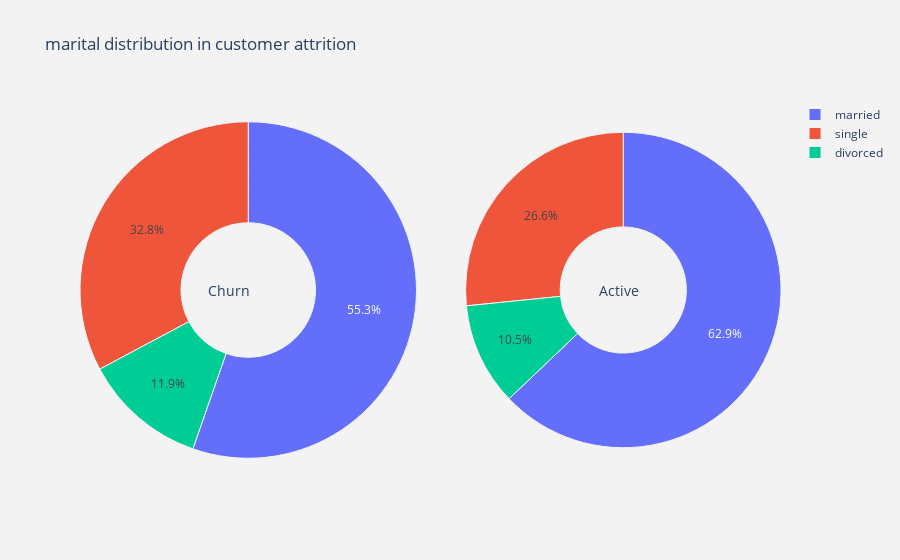
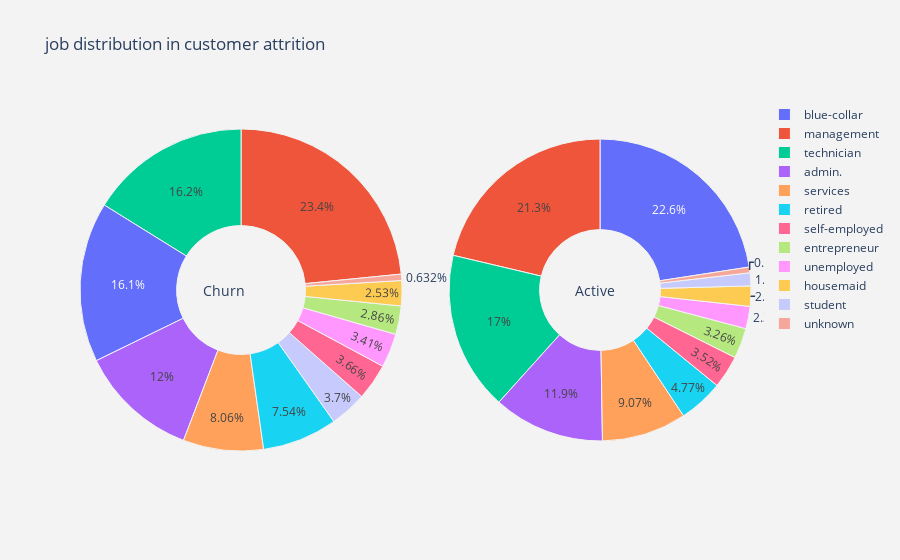
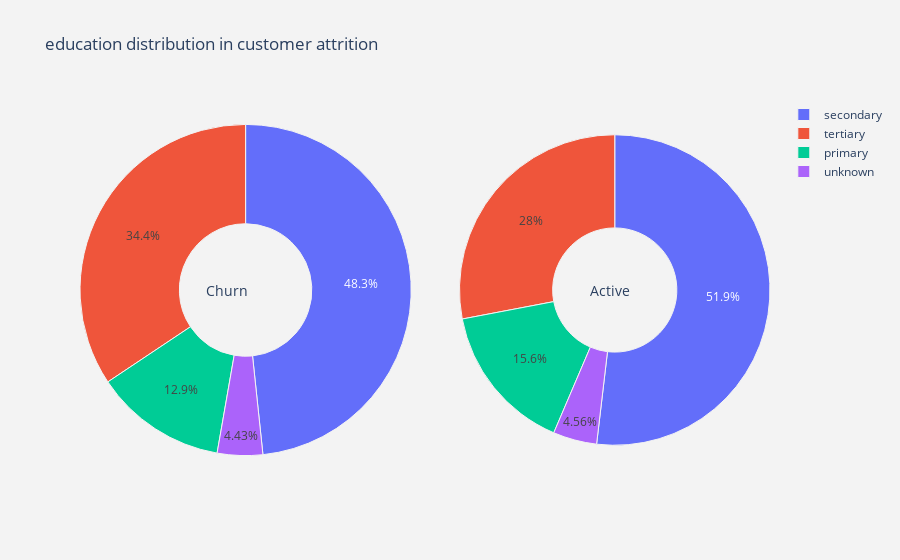
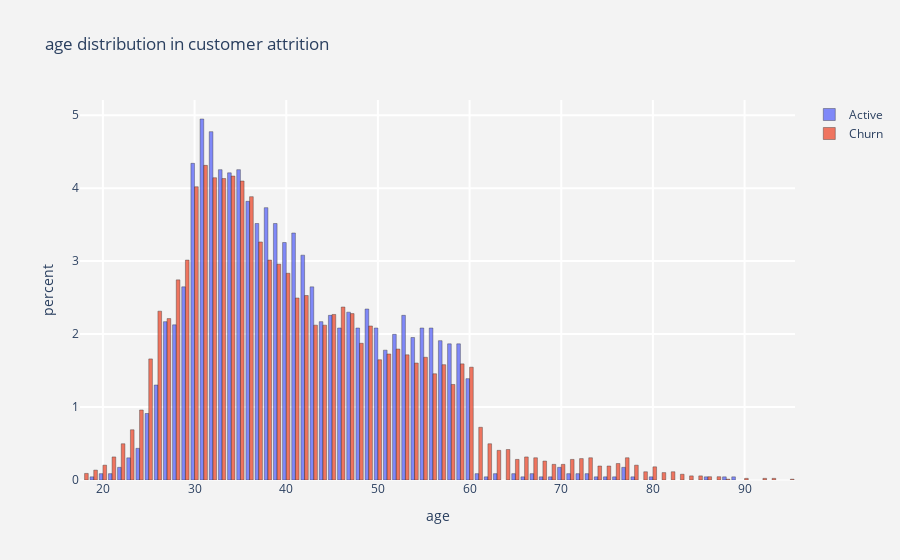

Notebook code for these charts, in order:
### Code cell
#assigning values to churn and active customers
mpl.style.use('ggplot')
churn     = df[df["churn"] == 1]
active = df[df["churn"] == 0]
 
def plot_pie(column) :
    
    chart1 = go.Pie(values  = churn[column].value_counts().values.tolist(),
                    labels  = churn[column].value_counts().keys().tolist(),
                    domain  = dict(x = [0,.48]),
                    name    = "Churn",
                    marker  = dict(line = dict(width = 1,
                                               color = "rgb(243,243,243)")
                                  ),
                    hole    = .4
                   )
    chart2 = go.Pie(values  = active[column].value_counts().values.tolist(),
                    labels  = active[column].value_counts().keys().tolist(),
                    marker  = dict(line = dict(width = 1,
                                               color = "rgb(243,243,243)")
                                  ),
                    domain  = dict(x = [.55,1]),
                    hole    = .4,
                    name    = "Active" 
                   )
 
 
    layout = go.Layout(dict(title = column + " distribution in customer attrition ",
                            plot_bgcolor  = "rgb(243,243,243)",
                            paper_bgcolor = "rgb(243,243,243)",
                            annotations = [dict(text = "Churn",
                                                font = dict(size = 14),
                                                showarrow = False,
                                                x = .18, y = .5),
                                           dict(text = "Active",
                                                font = dict(size = 14),
                                                showarrow = False,
                                                x = .80,y = .5
                                               )
                                          ]
                           )
                      )
    data = [chart2,chart1]
    fig  = go.Figure(data = data,layout = layout)
    py.iplot(fig)
 
 
#function  for histogram for customer churn types
def histogram(column) :
    chart1 = go.Histogram(x  = churn[column],
                          histnorm= "percent",
                          name = "Churn",
                          marker = dict(line = dict(width = .4,
                                                    color = "black"
                                                    )
                                        ),
                         opacity = .8 
                         ) 
    
    chart2 = go.Histogram(x  = active[column],
                          histnorm = "percent",
                          name = "Active",
                          marker = dict(line = dict(width = .4,
                                              color = "black"
                                             )
                                 ),
                          opacity = .8
                         )
    
    data = [chart2,chart1]
    layout = go.Layout(dict(title =column + " distribution in customer attrition ",
                            plot_bgcolor  = "rgb(243,243,243)",
                            paper_bgcolor = "rgb(243,243,243)",
                            xaxis = dict(gridcolor = 'rgb(255, 255, 255)',
                                             title = column,
                                             zerolinewidth=1,
                                             ticklen=5,
                                             gridwidth=2
                                            ),
                            yaxis = dict(gridcolor = 'rgb(255, 255, 255)',
                                             title = "percent",
                                             zerolinewidth=1,
                                             ticklen=5,
                                             gridwidth=2
                                            ),
                           )
                      )
    fig  = go.Figure(data=data,layout=layout)
    
    py.iplot(fig)
    
#function  for scatter plot matrix  for numerical columns in data
def scatter_matrix(df)  :
    
    df  = df.sort_values(by = "churn" ,ascending = False)
    classes = df["churn"].unique().tolist()
    classes
    
    class_code  = {classes[k] : k for k in range(2)}
    class_code
 
    color_vals = [class_code[cl] for cl in df["churn"]]
    color_vals
 
    pl_colorscale = "Portland"
 
    pl_colorscale
 
    text = [df.loc[k,"churn"] for k in range(len(df))]
    text
 
    trace = go.Splom(dimensions = [dict(label  = "age",
                                       values = df["balance"]),
                                  dict(label  = 'balance',
                                       values = df['balance']),
                                  dict(label  = 'duration',
                                       values = df['duration'])],
                     text = text,
                     marker = dict(color = color_vals,
                                   colorscale = pl_colorscale,
                                   size = 3,
                                   showscale = False,
                                   line = dict(width = .1,
                                               color='rgb(230,230,230)'
                                              )
                                  )
                    )
    axis = dict(showline  = True,
                zeroline  = False,
                gridcolor = "#fff",
                ticklen   = 4
               )
    
    layout = go.Layout(dict(title  = 
                            "Scatter plot matrix for Numerical columns for customer attrition",
                            autosize = False,
                            height = 700,
                            width  = 700,
                            plot_bgcolor  = 'rgba(240,240,240, 0.95)',
                            xaxis1 = dict(axis),
                            yaxis1 = dict(axis),
                            xaxis2 = dict(axis),
                            yaxis2 = dict(axis),
                            xaxis3 = dict(axis),
                            yaxis3 = dict(axis),
                           )
                      )
    data   = [trace]
    fig = go.Figure(data = data,layout = layout )
    py.iplot(fig)
 
    
cat_cols = ["marital", "job", "education" ]
num_cols = ["age", "default", "balance", "housing", "loan"]
#for all categorical columns plot pie
for i in cat_cols :
    plot_pie(i)
 
#for all categorical columns plot histogram    
for i in num_cols :
    histogram(i)

### Figure 1 — Plotly figure (JSON) as saved in the notebook; plotly's stock layout.template omitted (floating-point values rounded to 4 significant figures)
{"data": [{"domain": {"x": [0.55, 1]}, "hole": 0.4, "labels": ["married", "single", "divorced"], "marker": {"line": {"color": "rgb(243,243,243)", "width": 1}}, "name": "Active", "type": "pie", "values": [1449, 613, 242]}, {"domain": {"x": [0, 0.48]}, "hole": 0.4, "labels": ["married", "single", "divorced"], "marker": {"line": {"color": "rgb(243,243,243)", "width": 1}}, "name": "Churn", "type": "pie", "values": [4902, 2905, 1051]}], "layout": {"annotations": [{"font": {"size": 14}, "showarrow": false, "text": "Churn", "x": 0.18, "y": 0.5}, {"font": {"size": 14}, "showarrow": false, "text": "Active", "x": 0.8, "y": 0.5}], "paper_bgcolor": "rgb(243,243,243)", "plot_bgcolor": "rgb(243,243,243)", "title": {"text": "marital distribution in customer attrition "}}}

### Figure 2 — Plotly figure (JSON) as saved in the notebook; plotly's stock layout.template omitted (floating-point values rounded to 4 significant figures)
{"data": [{"domain": {"x": [0.55, 1]}, "hole": 0.4, "labels": ["blue-collar", "management", "technician", "admin.", "services", "retired", "self-employed", "entrepreneur", "unemployed", "housemaid", "student", "unknown"], "marker": {"line": {"color": "rgb(243,243,243)", "width": 1}}, "name": "Active", "type": "pie", "values": [520, 491, 392, 275, 209, 110, 81, 75, 55, 50, 32, 14]}, {"domain": {"x": [0, 0.48]}, "hole": 0.4, "labels": ["management", "technician", "blue-collar", "admin.", "services", "retired", "student", "self-employed", "unemployed", "entrepreneur", "housemaid", "unknown"], "marker": {"line": {"color": "rgb(243,243,243)", "width": 1}}, "name": "Churn", "type": "pie", "values": [2075, 1431, 1424, 1059, 714, 668, 328, 324, 302, 253, 224, 56]}], "layout": {"annotations": [{"font": {"size": 14}, "showarrow": false, "text": "Churn", "x": 0.18, "y": 0.5}, {"font": {"size": 14}, "showarrow": false, "text": "Active", "x": 0.8, "y": 0.5}], "paper_bgcolor": "rgb(243,243,243)", "plot_bgcolor": "rgb(243,243,243)", "title": {"text": "job distribution in customer attrition "}}}

### Figure 3 — Plotly figure (JSON) as saved in the notebook; plotly's stock layout.template omitted (floating-point values rounded to 4 significant figures)
{"data": [{"domain": {"x": [0.55, 1]}, "hole": 0.4, "labels": ["secondary", "tertiary", "primary", "unknown"], "marker": {"line": {"color": "rgb(243,243,243)", "width": 1}}, "name": "Active", "type": "pie", "values": [1195, 645, 359, 105]}, {"domain": {"x": [0, 0.48]}, "hole": 0.4, "labels": ["secondary", "tertiary", "primary", "unknown"], "marker": {"line": {"color": "rgb(243,243,243)", "width": 1}}, "name": "Churn", "type": "pie", "values": [4281, 3044, 1141, 392]}], "layout": {"annotations": [{"font": {"size": 14}, "showarrow": false, "text": "Churn", "x": 0.18, "y": 0.5}, {"font": {"size": 14}, "showarrow": false, "text": "Active", "x": 0.8, "y": 0.5}], "paper_bgcolor": "rgb(243,243,243)", "plot_bgcolor": "rgb(243,243,243)", "title": {"text": "education distribution in customer attrition "}}}

### Figure 4 — Plotly figure (JSON) as saved in the notebook; plotly's stock layout.template omitted (floating-point values rounded to 4 significant figures; data arrays with more than 128 entries replaced by an {"elided": "..."} marker saying what was removed)
{"data": [{"histnorm": "percent", "marker": {"line": {"color": "black", "width": 0.4}}, "name": "Active", "opacity": 0.8, "type": "histogram", "x": {"elided": "2304 int values"}}, {"histnorm": "percent", "marker": {"line": {"color": "black", "width": 0.4}}, "name": "Churn", "opacity": 0.8, "type": "histogram", "x": {"elided": "8858 int values"}}], "layout": {"paper_bgcolor": "rgb(243,243,243)", "plot_bgcolor": "rgb(243,243,243)", "title": {"text": "age distribution in customer attrition "}, "xaxis": {"gridcolor": "rgb(255, 255, 255)", "gridwidth": 2, "ticklen": 5, "title": {"text": "age"}, "zerolinewidth": 1}, "yaxis": {"gridcolor": "rgb(255, 255, 255)", "gridwidth": 2, "ticklen": 5, "title": {"text": "percent"}, "zerolinewidth": 1}}}
